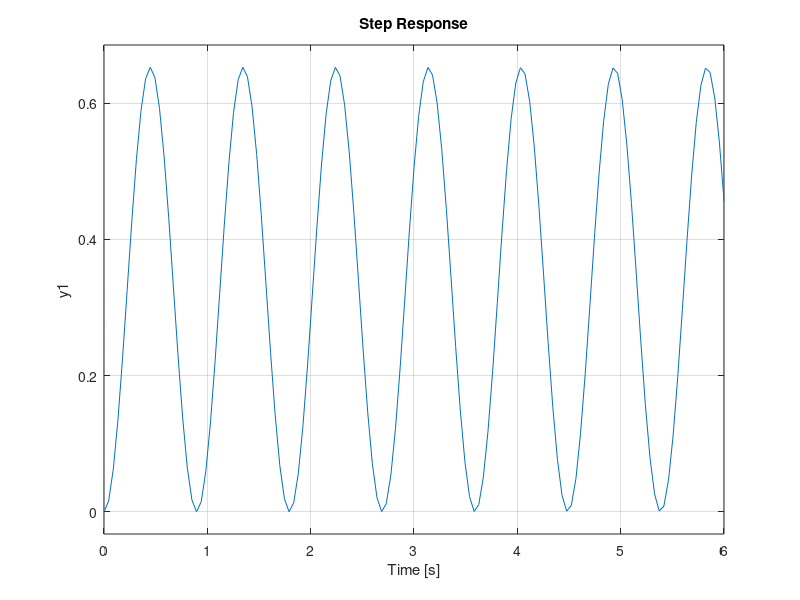

Reproduce this figure in MATLAB.
% for overdamped
D=2;
num= 16;
den=[1 2*D*7 49];
S=tf(num,den);
figure(1);
step(S)
% for underdamped
D=8/14;
num= 16;
den=[1 2*D*7 49];
S=tf(num,den);
step(S)
% for cruticallydamped
D=1;
num= 16;
den=[1 2*D*7 49];
S=tf(num,den);
figure(1);
step(S)
% for overdamped
D=2;
num= 16;
den=[1 2*D*7 49];
S=tf(num,den);
step(S)
% for undamped
D=0;
num= 16;
den=[1 2*D*7 49];
S=tf(num,den);
step(S)
